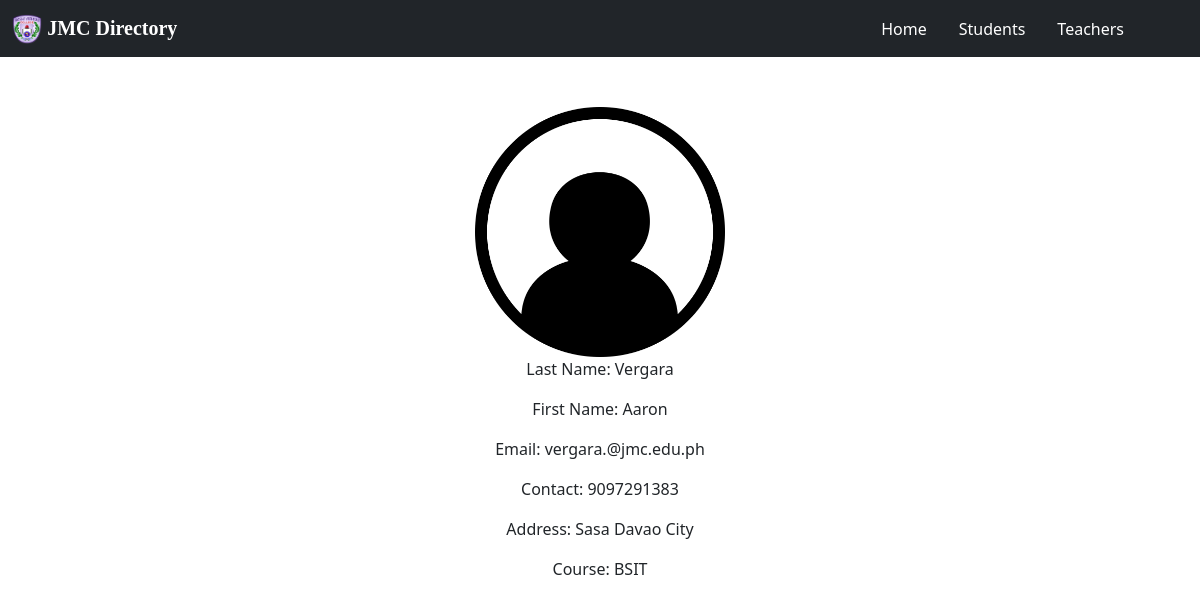
The page /teachers/1/ on the database its author committed.
### class_records/models.py (models this page shows, shortened)
class Teacher(models.Model):
    First_name = models.CharField(max_length=200)
    Last_name = models.CharField(max_length=200)
    Email = models.CharField(max_length=50)
    Contact = models.IntegerField()
    Address = models.CharField(max_length=200)
    Course = models.CharField(max_length=10)

### class_records/views.py (the view)
# urls.py: path('teachers/<int:teacher_id>/', views.teacher, name='teacher'),
def teacher(request, teacher_id):
    teacher = get_object_or_404(Teacher, pk=teacher_id)
    teachers = Teacher.objects.all()
    return render(request, 'class_records/teacher.html', {'teacher': teacher,'teachers': teachers})

### class_records/templates/class_records/teacher.html
{% extends 'class_records/base.html' %}
{% block content %}
    {% load static %}
<div style="width: 500px; margin:50px auto">
    <div style="text-align:center; padding-bottom:50px"><img src="{% static 'records/img_184513.png'%}" width="250" height="250">
    <p>Last Name: {{teacher.Last_name}}</p>
    <p>First Name: {{teacher.First_name}}</p>
    <p>Email: {{teacher.Email}}</p>
    <p>Contact: {{teacher.Contact}}</p>
    <p>Address: {{teacher.Address}}</p>
    <p>Course: {{teacher.Course}}</p>
    </div>
</div>
{% endblock %}

### rows shown on the page
Teacher: Last_name "Vergara", First_name "Aaron", Email "vergara.@jmc.edu.ph", Contact "9097291383", Address "Sasa Davao City", Course "BSIT"
